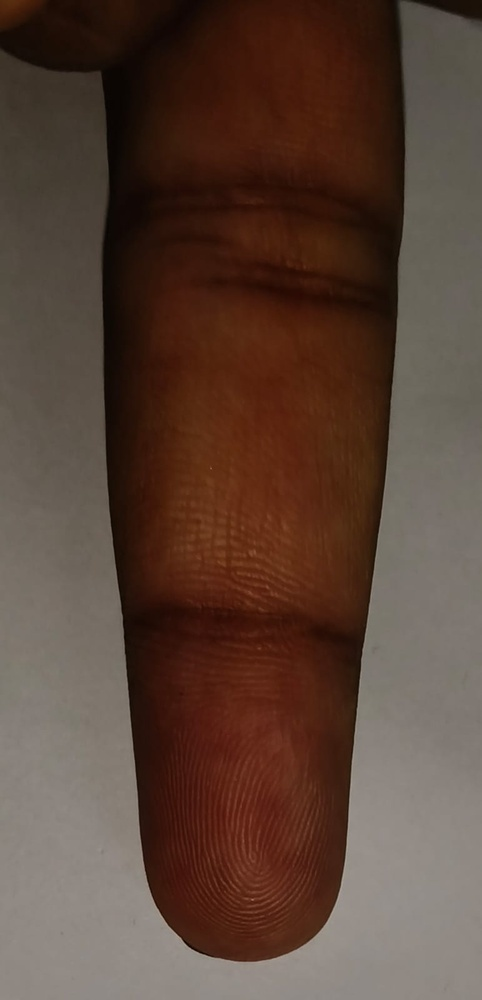
#> input picture test_dataset/glare/Glareimage-1.jpeg, 482 x 1000 px, shrunk from 772 x 1600 before the run
$ python -i quality_assessment.py   (imports and definitions only)   (older library calls are emulated)
#> lines starting #> are read from the running program, lines starting #| are printed output that depends on the picture; after the words box and inside, x2 and y2 are one past the last pixel; in counts of white or black regions, pixels touching at a corner belong together
"""
quality_assessment.py

Core image-quality metrics for a contactless fingerprint capture pipeline.

Five independent checks (blur, brightness, glare, ROI completeness, ridge
clarity) are combined into a single composite score (0-100) by
quality_gate(). Each check is deliberately cheap (well under the stage
budgets in the assignment spec) so the whole gate runs in well under 300ms
on a laptop CPU.
"""

import cv2
import numpy as np


# ---------------------------------------------------------------------------
# Metric 1: Blur
# ---------------------------------------------------------------------------
def check_blur(image_bgr: np.ndarray, threshold: float = 10.0) -> dict:
    """
    Sharpness via Laplacian variance.

    The Laplacian is the 2nd derivative of the image. A sharp image has lots
    of high-frequency edge content, so the *variance* of the Laplacian
    response is high. A blurry image has smoothed-out transitions, so the
    variance collapses toward zero.
    """
    gray = cv2.cvtColor(image_bgr, cv2.COLOR_BGR2GRAY)
    blur_score = float(cv2.Laplacian(gray, cv2.CV_64F).var())
    return {
        "blur_score": round(blur_score, 2),
        "is_blurry": blur_score < threshold,
    }


# ---------------------------------------------------------------------------
# Metric 2: Brightness
# ---------------------------------------------------------------------------
def check_brightness(image_bgr: np.ndarray, min_thresh: float = 50.0, max_thresh: float = 210.0) -> dict:
    """Mean grayscale intensity. Flags underexposed and overexposed frames."""
    gray = cv2.cvtColor(image_bgr, cv2.COLOR_BGR2GRAY)
    brightness = float(np.mean(gray))
    return {
        "brightness": round(brightness, 2),
        "too_dark": brightness < min_thresh,
        "too_bright": brightness > max_thresh,
    }


# ---------------------------------------------------------------------------
# Metric 3: Glare
# ---------------------------------------------------------------------------
def check_glare(image_bgr: np.ndarray, max_glare_ratio: float = 0.02, k: float = 1.5) -> dict:
    """
    Fraction of pixels that form a specular "hot spot" relative to the
    image's OWN brightness distribution.

    Originally this used a fixed I > 240 cutoff, but real phone captures
    almost never hit that: auto-exposure compensates for the bright patch
    before the sensor saturates. On our own test photos, glare shots maxed
    out between 177 and 220 -- never near 240 -- while their overall mean
    brightness varied a lot from shot to shot (90 to 152). A fixed cutoff
    can't handle that variation, so instead we flag pixels that sit well
    above THIS image's mean (mean + k*std), which catches a bright
    localized spot regardless of the scene's overall lighting level.
    """
    gray = cv2.cvtColor(image_bgr, cv2.COLOR_BGR2GRAY).astype(np.float64)
    mean = float(np.mean(gray))
    std = float(np.std(gray))
    spike_threshold = mean + k * std

    glare_pixels = int(np.sum(gray > spike_threshold))
    total_pixels = int(gray.size)
    glare_fraction = float(glare_pixels / total_pixels)

    return {
        "has_glare": glare_fraction > max_glare_ratio,
        "glare_fraction": round(glare_fraction, 4),
        "spike_threshold": round(spike_threshold, 1),
    }


# ---------------------------------------------------------------------------
# Metric 4: ROI (Region of Interest) completeness
# ---------------------------------------------------------------------------
def check_roi_completeness(image_bgr: np.ndarray, min_roi_ratio: float = 0.15) -> dict:
    """
    Estimates how much of the frame the finger occupies.

    Otsu's method automatically picks the grayscale threshold that best
    separates two populations of pixels (here: finger vs. background) by
    minimizing intra-class variance. It's a quick stand-in for a trained
    segmentation model -- good enough to catch "finger too far away" or
    "finger barely in frame" cases, not good enough for pixel-perfect
    segmentation (that's what the real pipeline's segmentation stage is for).
    """
    gray = cv2.cvtColor(image_bgr, cv2.COLOR_BGR2GRAY)
    blurred = cv2.GaussianBlur(gray, (5, 5), 0)
    _, thresh = cv2.threshold(blurred, 0, 255, cv2.THRESH_BINARY + cv2.THRESH_OTSU)

    foreground_pixels = int(np.sum(thresh > 0))
    total_pixels = int(gray.size)
    roi_fraction = float(foreground_pixels / total_pixels)

    return {
        "roi_fraction": round(roi_fraction, 4),
        "roi_complete": roi_fraction >= min_roi_ratio,
    }


# ---------------------------------------------------------------------------
# Metric 5: Ridge clarity
# ---------------------------------------------------------------------------
def check_ridge_clarity(image_bgr: np.ndarray, threshold: float = 15.0) -> dict:
    """
    Gabor-filter response variance as a proxy for ridge-valley definition.

    A Gabor kernel is a sinusoid windowed by a Gaussian -- it responds
    strongly to texture at a specific spatial frequency (lambd) and
    orientation (theta), which is exactly what fingerprint ridges are:
    a near-periodic stripe pattern. Convolving the image with the kernel
    and taking the variance of the response tells us how strongly that
    ridge-like frequency is present. Flat skin or smeared ridges give a
    low-variance (flat) response; crisp ridges give a high-variance response.

    Note: a single kernel orientation (theta=pi/4, i.e. 45 degrees) is a
    simplification -- ridges run in different directions across the
    fingertip. A production system would use a bank of kernels at several
    orientations and take the max response per pixel.
    """
    gray = cv2.cvtColor(image_bgr, cv2.COLOR_BGR2GRAY)

    kernel = cv2.getGaborKernel(
        (21, 21), sigma=5.0, theta=np.pi / 4, lambd=10.0, gamma=0.5, psi=0
    )
    filtered = cv2.filter2D(gray, cv2.CV_64F, kernel)
    ridge_score = float(np.var(filtered) / 100.0)

    return {
        "ridge_score": round(ridge_score, 2),
        "ridges_clear": ridge_score >= threshold,
    }


# ---------------------------------------------------------------------------
# Master gate
# ---------------------------------------------------------------------------
def quality_gate(image_path_or_array, thresholds: dict = None) -> dict:
    """
    Runs all 5 checks, normalizes each into [0, 1], computes a weighted
    0-100 composite score, and returns a pass/fail decision plus a single
    human-readable guidance message.

    thresholds (optional) can override any of: blur_threshold,
    brightness_min, brightness_max, glare_max, roi_min, ridge_threshold.
    """
#> called with image_path_or_array = 'test_dataset/glare/Glareimage-1.jpeg'
    t = {
        "blur_threshold": 10.0,
        "brightness_min": 50.0,
        "brightness_max": 210.0,
        "glare_max": 0.02,
        "roi_min": 0.15,
        "ridge_threshold": 15.0,
    }
    if thresholds:
        t.update(thresholds)

    if isinstance(image_path_or_array, str):
        img = cv2.imread(image_path_or_array)
#> img is the input picture: shape (1000, 482, 3); mean B, G, R 55.5, 67.1, 89.5
    else:
        img = image_path_or_array

    if img is None:
        raise ValueError("Invalid image file or path provided.")

    blur_res = check_blur(img, t["blur_threshold"])
#> in check_blur, `gray = cv2.cvtColor(image_bgr, cv2.COLOR_BGR2GRAY)`:
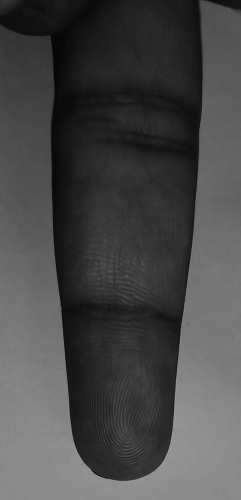
#> gray: shape (1000, 482) (shown at 1/2 size); min 4, max 164, mean 72.4
#> in check_blur, `blur_score = float(cv2.Laplacian(gray, cv2.CV_64F).var())`: blur_score = 35.55
#> blur_res = {'blur_score': 35.55, 'is_blurry': False}
    bright_res = check_brightness(img, t["brightness_min"], t["brightness_max"])
#> in check_brightness, `brightness = float(np.mean(gray))`: brightness = 72.4
#> bright_res = {'brightness': 72.4, 'too_dark': False, 'too_bright': False}
    glare_res = check_glare(img, t["glare_max"])
#> in check_glare, `mean = float(np.mean(gray))`: mean = 72.4
#> in check_glare, `std = float(np.std(gray))`: std = 42.64
#> in check_glare, `spike_threshold = mean + k * std`: spike_threshold = 136.4
#> in check_glare, `glare_pixels = int(np.sum(gray > spike_threshold))`: glare_pixels = 58566
#> in check_glare, `glare_fraction = float(glare_pixels / total_pixels)`: glare_fraction = 0.122
#> glare_res = {'has_glare': True, 'glare_fraction': 0.121, 'spike_threshold': 136.4}
    roi_res = check_roi_completeness(img, t["roi_min"])
#> in check_roi_completeness, `_, thresh = cv2.threshold(blurred, 0, 255, cv2.THRESH_BINARY + cv2.THR..`:
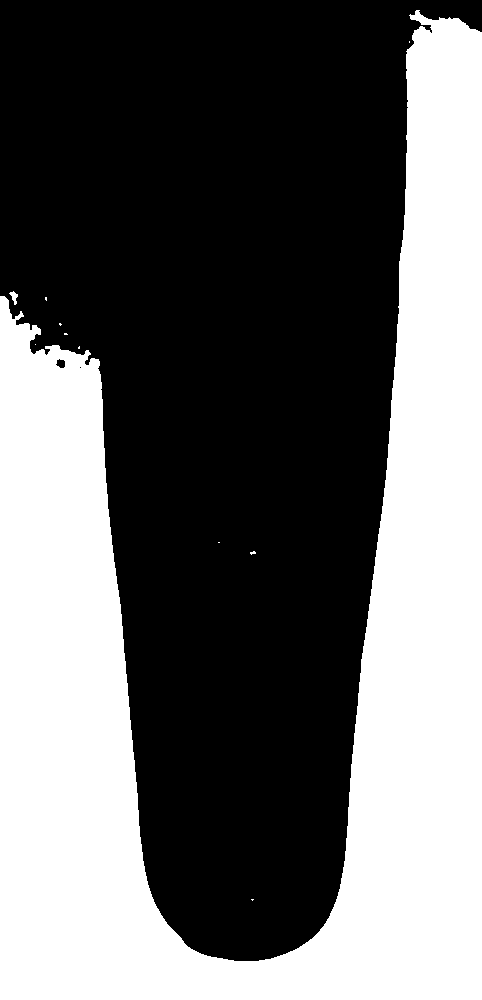
#> thresh: shape (1000, 482); 40.8% white; 11 white regions (9 under 20 px), largest, box (x1, y1, x2, y2) and area: (0, 10, 482, 1000) 196352, (9, 291, 18, 305) 61
#> in check_roi_completeness, `foreground_pixels = int(np.sum(thresh > 0))`: foreground_pixels = 196462
#> in check_roi_completeness, `roi_fraction = float(foreground_pixels / total_pixels)`: roi_fraction = 0.408
#> roi_res = {'roi_fraction': 0.408, 'roi_complete': True}
    ridge_res = check_ridge_clarity(img, t["ridge_threshold"])
#> in check_ridge_clarity, `filtered = cv2.filter2D(gray, cv2.CV_64F, kernel)`:
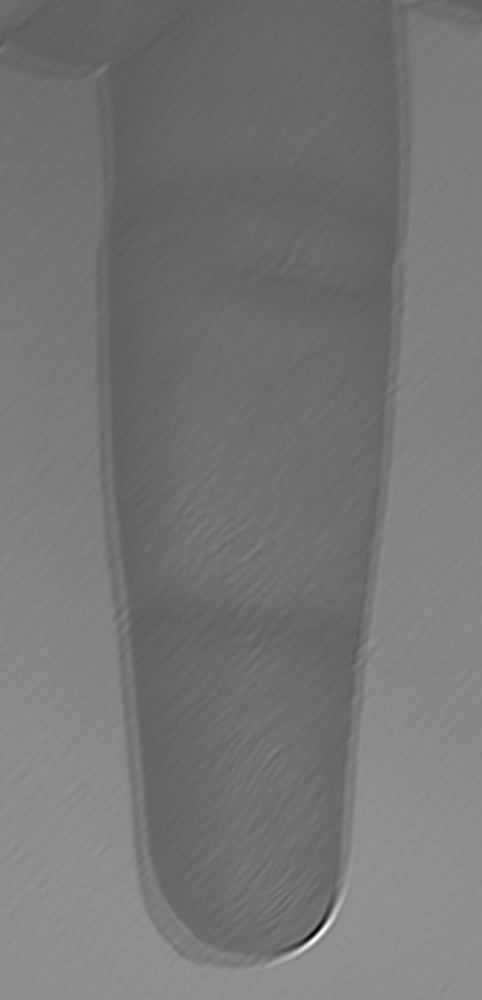
#> filtered: shape (1000, 482) float64; min -2168.9, max 3800.8, mean 598.2; drawn with min black and max white
#> in check_ridge_clarity, `ridge_score = float(np.var(filtered) / 100.0)`: ridge_score = 1225
#> ridge_res = {'ridge_score': 1225, 'ridges_clear': True}

    # Normalize each metric to [0, 1] for the composite score.
    n_blur = min(1.0, blur_res["blur_score"] / 50.0)
#> n_blur = 0.711
    n_bright = max(0.0, 1.0 - abs(bright_res["brightness"] - 128.0) / 128.0)
#> n_bright = 0.566
    n_glare = max(0.0, 1.0 - (glare_res["glare_fraction"] / 0.02))
#> n_glare = 0
    n_roi = min(1.0, roi_res["roi_fraction"] / 0.35)
#> n_roi = 1
    n_ridge = min(1.0, ridge_res["ridge_score"] / 30.0)
#> n_ridge = 1

    composite = (
        0.25 * n_blur
        + 0.15 * n_bright
        + 0.15 * n_glare
        + 0.20 * n_roi
        + 0.25 * n_ridge
    ) * 100.0
#> composite = 71.26
    composite_score = round(composite, 1)
#> composite_score = 71.3

    has_hard_failure = (
        blur_res["is_blurry"]
        or bright_res["too_dark"]
        or bright_res["too_bright"]
        or glare_res["has_glare"]
        or not roi_res["roi_complete"]
        or not ridge_res["ridges_clear"]
    )
#> has_hard_failure = True

    passed = (composite_score >= 60.0) and (not has_hard_failure)
#> passed = False

    # NOTE: brightness is checked before blur on purpose. Low-light noise
    # flattens edge contrast, which drags Laplacian variance down too --
    # so a genuinely dark photo can trip the blur check as well. Diagnosing
    # brightness first avoids telling the user "hold steady" when the real
    # fix is "turn on the light."
    if bright_res["too_dark"]:
        guidance = "Too dark -- move to a brighter spot or turn on flash."
    elif bright_res["too_bright"]:
        guidance = "Too bright -- reduce direct light source exposure."
    elif blur_res["is_blurry"]:
        guidance = "Too blurry -- hold your hand steady and re-focus."
    elif glare_res["has_glare"]:
        guidance = "Glare detected -- tilt finger slightly to eliminate reflections."
    elif not roi_res["roi_complete"]:
        guidance = "Finger incomplete -- position your fingertip within the camera guide."
    elif not ridge_res["ridges_clear"]:
        guidance = "Low ridge contrast -- clean lens or re-position finger."
    else:
        guidance = "Good capture -- ready for processing."

    return {
        "passed": passed,
        "composite_score": composite_score,
        "blur": blur_res,
        "brightness": bright_res,
        "glare": glare_res,
        "roi": roi_res,
        "ridge": ridge_res,
        "guidance": guidance,
    }

>>> result = quality_gate('test_dataset/glare/Glareimage-1.jpeg')
#> result = 8 items

$ run again, on test_dataset/glare/Glareimage-2.jpeg
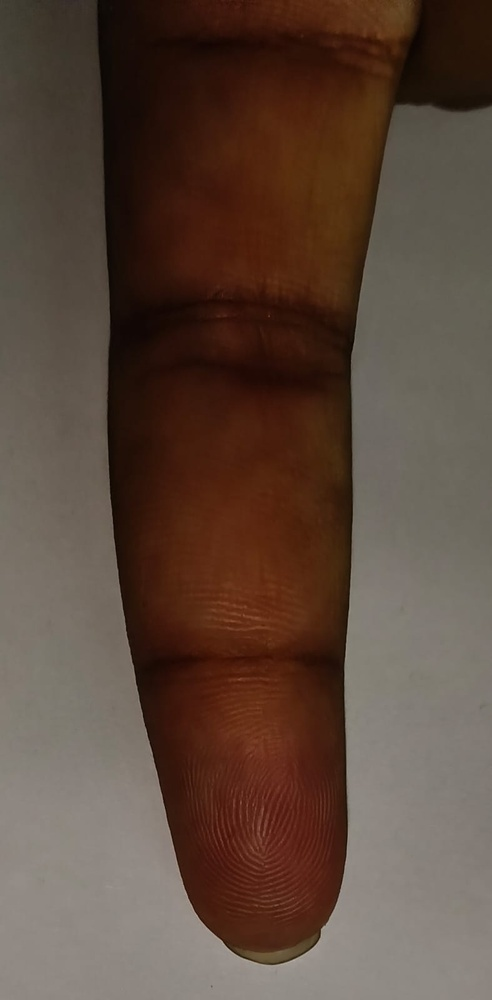
#> input picture test_dataset/glare/Glareimage-2.jpeg, 492 x 1000 px, shrunk from 788 x 1600 before the run
#> in quality_gate, img is the input picture: shape (1000, 492, 3); mean B, G, R 60, 71.9, 91.6
#> blur_score = 44.15
#> blur_res = {'blur_score': 44.15, 'is_blurry': False}
#> brightness = 76.4
#> bright_res = {'brightness': 76.4, 'too_dark': False, 'too_bright': False}
#> mean = 76.4
#> std = 42.21
#> spike_threshold = 139.7
#> glare_pixels = 17519
#> glare_fraction = 0.0356
#> glare_res = {'has_glare': True, 'glare_fraction': 0.0356, 'spike_threshold': 139.7}
#> in check_roi_completeness, `_, thresh = cv2.threshold(blurred, 0, 255, cv2.THRESH_BINARY + cv2.THR..`:
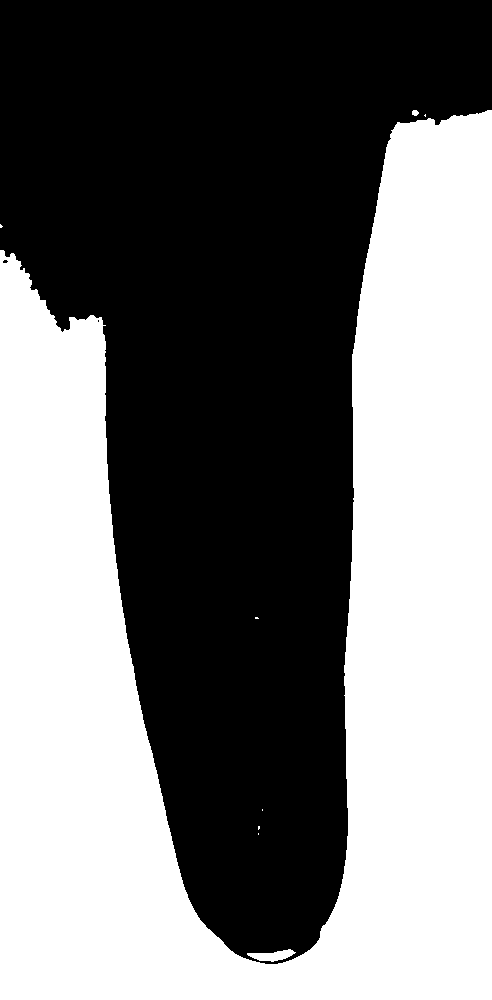
#> thresh: shape (1000, 492); 46.4% white; 9 white regions (6 under 20 px), largest, box (x1, y1, x2, y2) and area: (0, 110, 492, 1000) 227818, (247, 949, 296, 962) 346, (412, 110, 419, 116) 33
#> foreground_pixels = 228227
#> roi_fraction = 0.464
#> roi_res = {'roi_fraction': 0.464, 'roi_complete': True}
#> in check_ridge_clarity, `filtered = cv2.filter2D(gray, cv2.CV_64F, kernel)`:
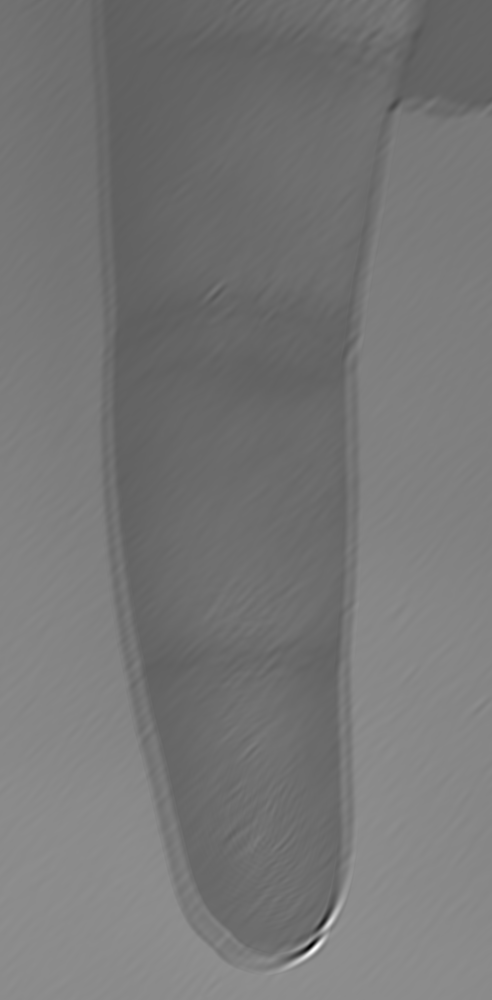
#> filtered: shape (1000, 492) float64; min -2258.7, max 3943.2, mean 631.2; drawn with min black and max white
#> ridge_score = 1197.4
#> ridge_res = {'ridge_score': 1197.4, 'ridges_clear': True}
#> n_blur = 0.883
#> n_bright = 0.597
#> n_glare = 0
#> n_roi = 1
#> composite = 76.03
#> composite_score = 76
#> has_hard_failure = True
#> passed = False
#> result = 8 items

$ run again, on test_dataset/glare/Glareimage-3.jpeg
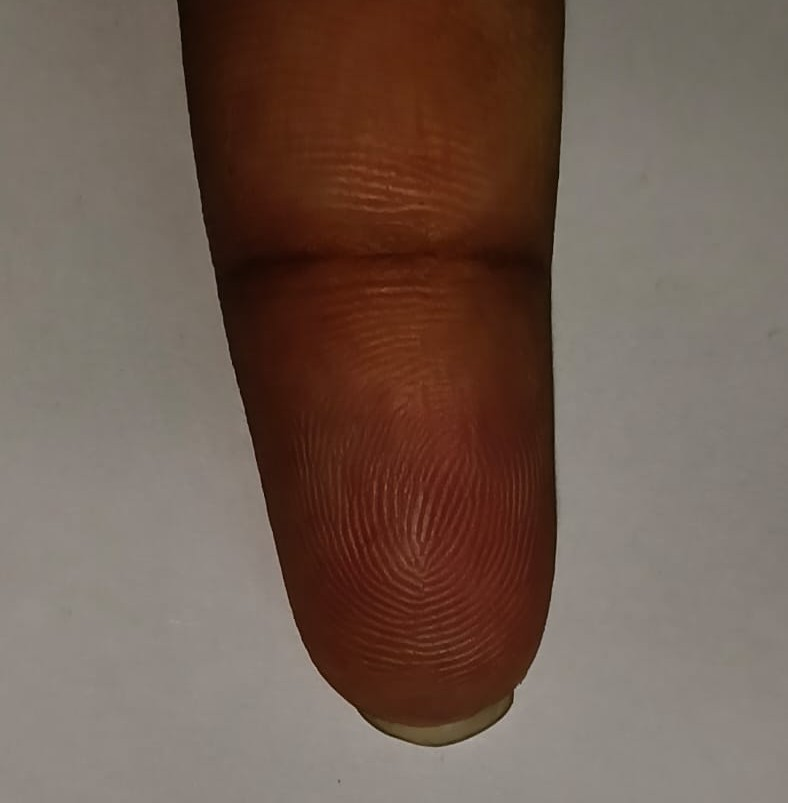
#> input picture test_dataset/glare/Glareimage-3.jpeg, 788 x 803 px
#> in quality_gate, img is the input picture: shape (803, 788, 3); mean B, G, R 82.6, 93.5, 113
#> blur_score = 29.36
#> blur_res = {'blur_score': 29.36, 'is_blurry': False}
#> brightness = 98.03
#> bright_res = {'brightness': 98.03, 'too_dark': False, 'too_bright': False}
#> mean = 98.03
#> std = 41.46
#> spike_threshold = 160.2
#> glare_pixels = 165
#> glare_fraction = 0.000261
#> glare_res = {'has_glare': False, 'glare_fraction': 0.0003, 'spike_threshold': 160.2}
#> in check_roi_completeness, `_, thresh = cv2.threshold(blurred, 0, 255, cv2.THRESH_BINARY + cv2.THR..`:
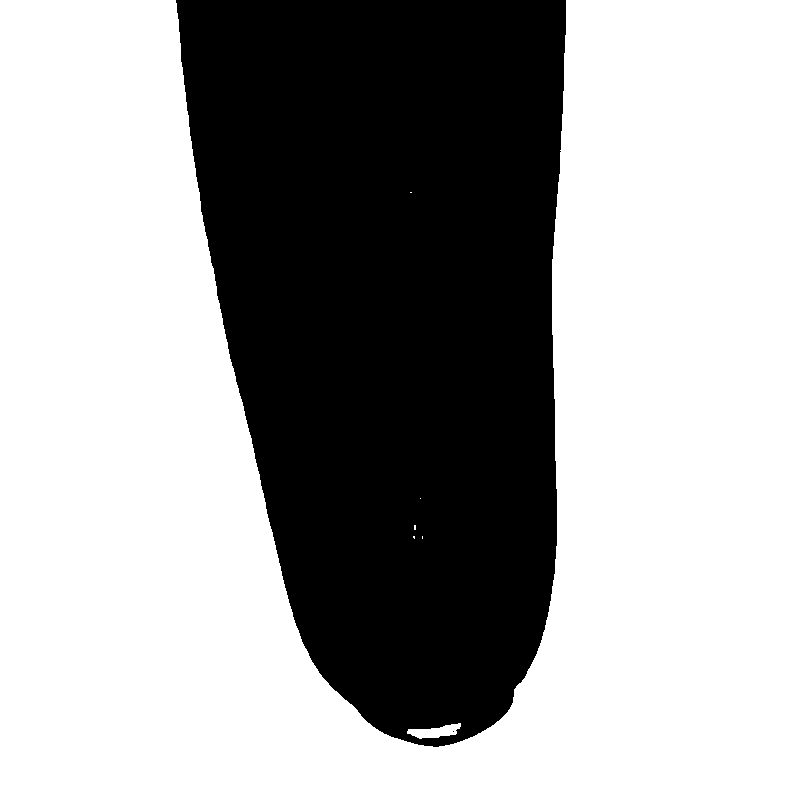
#> thresh: shape (803, 788); 64.1% white; 2 black regions (1 under 20 px), largest, box (x1, y1, x2, y2) and area: (176, 0, 566, 747) 227359
#> foreground_pixels = 405404
#> roi_fraction = 0.641
#> roi_res = {'roi_fraction': 0.641, 'roi_complete': True}
#> in check_ridge_clarity, `filtered = cv2.filter2D(gray, cv2.CV_64F, kernel)`:
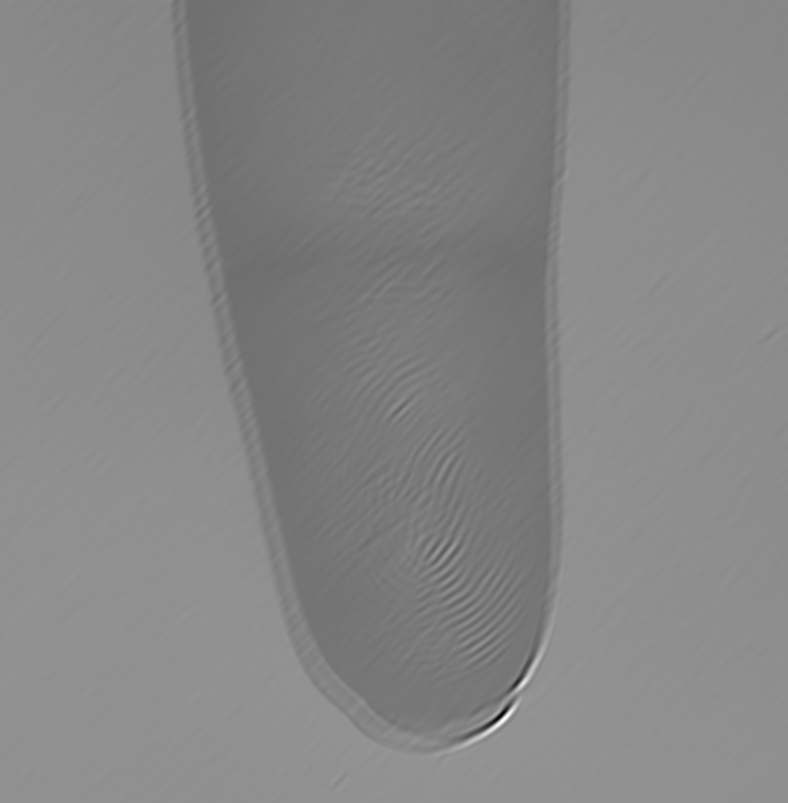
#> filtered: shape (803, 788) float64; min -3225.5, max 4467.5, mean 810; drawn with min black and max white
#> ridge_score = 1195.4
#> ridge_res = {'ridge_score': 1195.4, 'ridges_clear': True}
#> n_blur = 0.587
#> n_bright = 0.766
#> n_glare = 0.985
#> n_roi = 1
#> composite = 85.94
#> composite_score = 85.9
#> has_hard_failure = False
#> passed = True
#> result = 8 items
